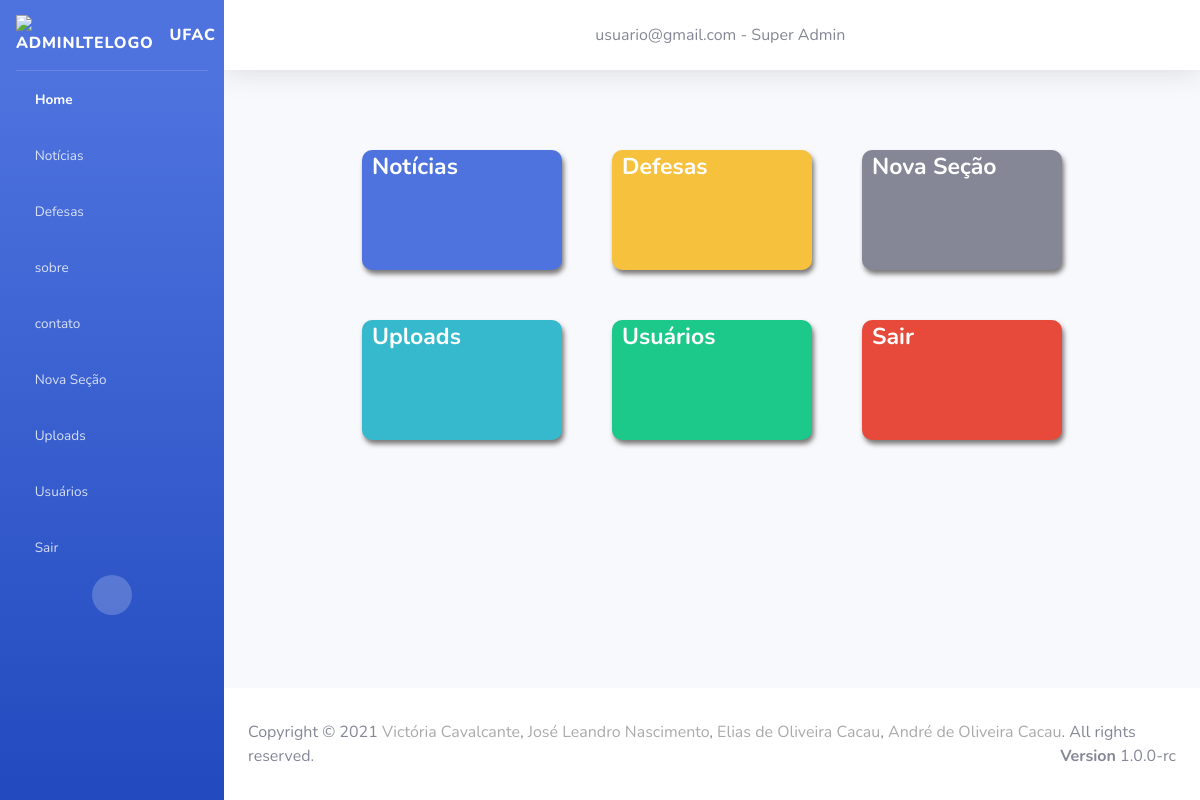
Page /home/ (signed in) on the committed database.
### secao/models.py (models this page shows)
class Secao(models.Model):
    titulo = models.CharField(
        max_length= 200,
        null = False,
        blank = False
    )
    icon = models.CharField(
        max_length= 100,
        null = False,
        blank = False
    )
    usuario = models.OneToOneField(
        Usuario,
        on_delete=models.SET_NULL,
        null = True
    )
    ordem = models.IntegerField()
    ativada = models.BooleanField(
        default=True,
    )
    data_criacao = models.DateTimeField(auto_now=True)
    usuarios = models.ManyToManyField(Usuario,related_name="+")

### usuario/models.py (models this page shows)
class Usuario(models.Model):
    usuario = models.CharField(
        max_length = 100,
        null = False,
        blank = False
    )
    senha = models.CharField(
        max_length = 10,
        null = False,
        blank = False
    )
    permissao = models.IntegerField(
        null = False,
        blank = False
    )
    ativado = models.BooleanField(
        null = False,
        blank = False,
        default = True
    )
    data_cadastro = models.DateField(
        auto_now = True
    )

### home/views.py (the view)
# urls.py: path('home/',home)
def home(request):
    secoes = Secao.objects.all().order_by('ordem')
    subsecoes = Subsecao.objects.all().order_by('ordem')
    usuario_logado = Usuario.objects.get(id=request.session.get('id_usuario'))
    return render(request,'index.html',{'secoes':secoes,'usuario_logado':usuario_logado,'subsecoes':subsecoes}
)

### home/templates/index.html
{% extends "base.html" %}
{% block menu-home %}
<li class="nav-item active">
    <a href="/home/" class="nav-link">
        <i class="fas fa-home"></i>
        <span translate="no">Home</span>
    </a>
</li>
{% endblock %}
{% block conteudo %}
<div class="box-main">
    <div class="area-menu">
        <a href="/noticias/" class="box-menu bg-primary">
            <div class="box-label">
                Notícias
            </div>
            <div class="box-icon">
                <i class="nav-icon fas fa-newspaper icon"></i>
            </div>
        </a>
        <a href="/defesa/" class="box-menu bg-warning">
            <div class="box-label">
                Defesas
            </div>
            <div class="box-icon">
                <i class="nav-icon fas fa-user-graduate icon"></i>
            </div>
        </a>
        <a href="/addSecao/" class="box-menu bg-secondary">
            <div class="box-label">
                Nova Seção
            </div>
            <div class="box-icon">
                <i class="nav-icon fas fa-plus-circle icon"></i>
            </div>
        </a>
        <a href="/upload" class="box-menu bg-info">
            <div class="box-label" translate="no">
                Uploads
            </div>
            <div class="box-icon">
                <i class="nav-icon fas fa-upload icon"></i>
            </div>
        </a>
        <a href="/usuario/" class="box-menu bg-success">
            <div class="box-label">
                Usuários
            </div>
            <div class="box-icon">
                <i class="nav-icon fas fa-user-cog icon"></i>
            </div>
        </a>
        <a class="box-menu bg-danger" data-toggle="modal" data-target="#sair">
            <div class="box-label">
                Sair
            </div>
            <div class="box-icon icon">
                <i class="nav-icon fas fa-reply icon"></i>
            </div>
        </a>
    </div>
</div>
{% endblock %}

### home/templates/base.html (shortened to what this page needs)
{% load static %} {% load auxiliares %}
<!DOCTYPE html>
<html lang="pt-BR">
<head>
    <link href="{% static 'vendor/fontawesome-free/css/all.min.css' %}" rel="stylesheet" type="text/css">
    <link href="{% static 'css/sb-admin-2.min.css' %}" rel="stylesheet">
    <link rel="stylesheet" href="{% static 'css/style-admin.css' %}">
    <link rel="stylesheet" href="{% static 'css/style-home.css' %}">
    <link rel="stylesheet" href="{% static 'css/style-contrele-permicoes.css' %}">
</head>
<body id="page-top">
    <div id="wrapper">
        <ul class="navbar-nav bg-gradient-primary sidebar sidebar-dark accordion" id="accordionSidebar">
            <a class="sidebar-brand d-flex align-items-center justify-content-flex-start" href="/">
                <div class="sidebar-brand-icon">
                    <img class="animation__shake" src="{% static '/img/ufac-logo.png' %}" alt="AdminLTELogo" height="auto" width="45">
                </div>
                <div class="sidebar-brand-text mx-3">UFAC</div>
            </a>
            <hr class="sidebar-divider my-0"> {% block menu-home %}{% endblock %} {% block menu-noticia %}
            <li class="nav-item">
                <a href="/noticias/" class="nav-link">
                    <i class="fas fa-newspaper"></i>
                    <span translate="no">Notícias</span>
                </a>
            </li>
            {% endblock %} {% block menu-defesa %}
            <li class="nav-item">
                <a href="/defesa/" class="nav-link">
                    <i class="fas fa-user-graduate"></i>
                    <span translate="no">Defesas</span>
                </a>
            </li>
            {% endblock %} {% for secao in secoes %}
            <li class="nav-item">
                <a class="nav-link collapsed" href="#" data-toggle="collapse" data-target="#collapse{{secao.id}}" aria-expanded="true" aria-controls="collapseTwo">
                    <i class="{{ secao.icon }}"></i>
                    <span>{{secao.titulo}}</span>
                </a>
            </li>
            {% endfor %} {% block menu-secao-add %}
            <li class="nav-item">
                <a href="/addSecao/" class="nav-link">
                    <i class="fas fa-plus-circle"></i>
                    <span translate="no">Nova Seção</span>
                </a>
            </li>
            {% endblock %} {% block menu-upload %}
            <li class="nav-item">
                <a href="/upload" class="nav-link">
                    <i class="fas fa-upload"></i>
                    <span translate="no">Uploads</span>
                </a>
            </li>
            {% endblock %} {% block menu-usuario %}
            <li class="nav-item">
                <a href="/usuario/" class="nav-link">
                    <i class="fas fa-user-cog"></i>
                    <span translate="no">Usuários</span>
                </a>
            </li>
            {% endblock %}
            <li class="nav-item">
                <a href="/logout/" class="nav-link">
                    <i class="fas fa-reply"></i>
                    <span translate="no">Sair</span>
                </a>
            </li>
            <div class="text-center d-none d-md-inline">
                <button class="rounded-circle border-0" id="sidebarToggle"></button>
            </div>
        </ul>
        <div id="content-wrapper" class="d-flex flex-column">
            <div id="content">
                <nav class="navbar navbar-expand navbar-light bg-white topbar mb-4 static-top shadow">
                    <div class="text-center w-100">
                        <i class="fas fa-user-circle"></i> {{usuario_logado.usuario }} - Super Admin
                    </div>
                </nav>
                <div class="container-fluid">
                    <div class="container">
                         {% block conteudo %} {% endblock %}
                    </div>
                </div>
            </div>
            <footer class="sticky-footer bg-white">
                <div class="container">
                    Copyright &copy; 2021 <a href="https://github.com/VictoriaCavalcante" target="_blank" style="color: #aaa">Victória Cavalcante</a>,
                    <a href="https://github.com/JoseLeandroNascimento" target="_blank" style="color: #aaa">José Leandro
                        Nascimento</a>,
                    <a href="https://github.com/EliasCacau" target="_blank" style="color: #aaa">Elias de Oliveira
                        Cacau</a>,
                    <a href="https://github.com/AndreCacau" target="_blank" style="color: #aaa">André de Oliveira
                        Cacau</a>. All rights reserved.
                    <div class="float-right d-none d-sm-inline-block">
                        <b>Version</b> 1.0.0-rc
                    </div>
                </div>
            </footer>
        </div>
    </div>
</body>
</html>

### home/static/css/style-home.css (style rules this page uses)
.box-main { display: flex; align-items: center; justify-content: center; margin-top: 80px; width: 100%; }
.area-menu { display: grid; grid-template-columns: repeat(3, 200px); grid-template-rows: repeat(2, 120px); grid-column-gap: 50px; grid-row-gap: 50px; }
.box-menu { position: relative; display: flex; text-decoration: none; flex-direction: column; justify-content: center; align-items: center; border-radius: 10px; box-shadow: 2px 4px 5px rgb(122, 120, 120); background: black; }
.box-icon { width: 100%; display: flex; flex-direction: row; justify-content: flex-end; align-items: flex-end; height: 100%; }
.box-label { width: 100%; padding-left: 10px; display: flex; font-size: 23px; justify-content: flex-start; align-items: flex-start; height: 60%; font-weight: bold; color: #fff; }
.icon { font-size: 35px; margin-right: 10px; margin-bottom: 5px; color: #fff; }

### rows in the picture
Secao: titulo "sobre"
Secao: titulo "contato"
Usuario: usuario "usuario@gmail.com"
